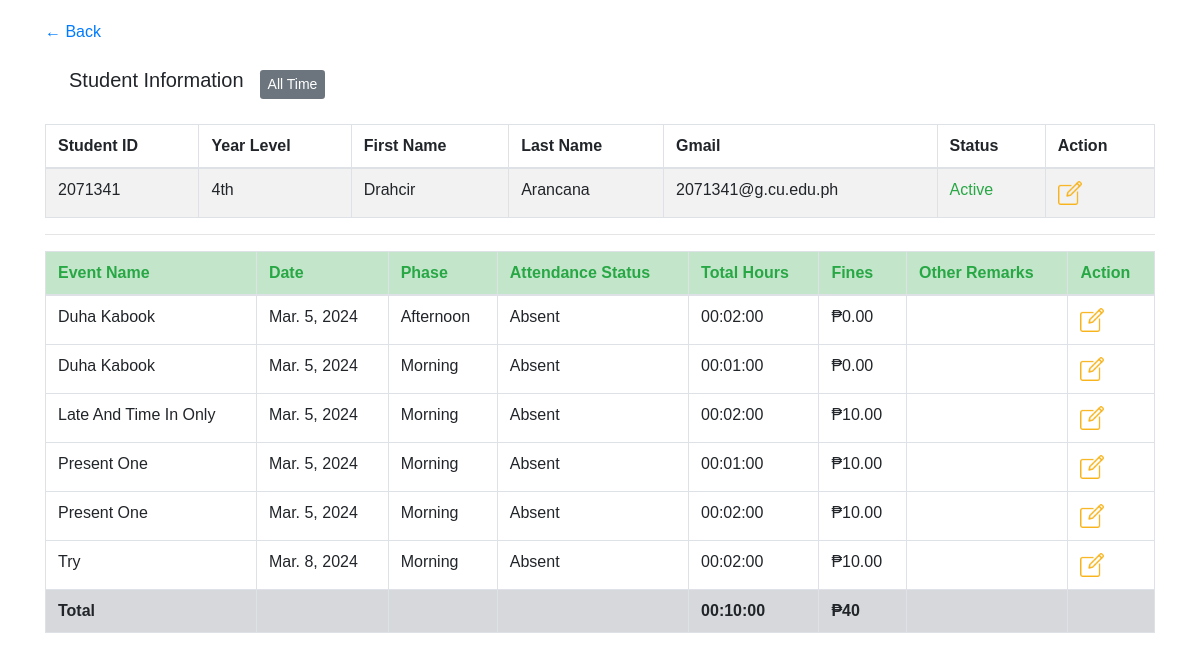
/includes/search.php?id=2071341 (signed in), run on the app's committed database.
### tables this page shows
CREATE TABLE `tbl_students` (
  `student_id` mediumint(9) NOT NULL,
  `first_name` varchar(50) NOT NULL,
  `last_name` varchar(50) NOT NULL,
  `gmail` varchar(50) NOT NULL,
  `year_level` enum('1st','2nd','3rd','4th') DEFAULT NULL,
  `status` enum('Active','Inactive') NOT NULL DEFAULT 'Active'
);

CREATE TABLE `tbl_events` (
  `event_id` int(3) NOT NULL,
  `event_name` varchar(50) NOT NULL,
  `event_description` varchar(100) NOT NULL,
  `event_venue` varchar(50) NOT NULL,
  `school_year_id` int(3) NOT NULL,
  `event_date` date NOT NULL,
  `fines` decimal(6,2) NOT NULL
);

### includes/search.php (the view, shortened to what this page needs)
<?php
require_once('../config/constant.php');
$schoolYear =  $_SESSION['sch_year'];
if (isset($_GET['id'])) {
    $student_id = htmlspecialchars(strip_tags($_GET['id']));
    $status = 'TimeInOnly';
    $query = 'SELECT *
    FROM tbl_students
    WHERE (student_id = :student_id OR first_name = :student_id OR last_name = :student_id);
    ';
    $stmt = $conn->prepare($query);
    $stmt->bindValue(':student_id', $student_id);
    $stmt->execute();
    $allTime = isset($_GET['all_time']) && $_GET['all_time'] == 1;
    $whereClause = $allTime ? '' : 'AND (
                            YEAR(tbl_events.event_date) < YEAR(CURDATE())
                            OR (
                                YEAR(tbl_events.event_date) = YEAR(CURDATE())
                                AND DATE_FORMAT(tbl_events.event_date, "%m%d") <= DATE_FORMAT(CURDATE(), "%m%d")
                            )
                        )';
    $queryInfo = "SELECT
                    tbl_events.school_year_id,
                    tbl_events.event_id,
                    tbl_events.event_name,
                    tbl_events.event_date,
                    tbl_event_sched.phases,
                    COALESCE(tbl_event_attendance.att_status, 'Absent') AS Attendance_Status,
                    CASE
                        WHEN tbl_event_attendance.att_status IS NOT NULL AND tbl_event_attendance.att_status <> :stat AND tbl_event_attendance.time_late = '00:00:00' THEN '00:00:00'
                        WHEN tbl_event_attendance.time_late > '00:00:00' AND tbl_event_attendance.att_status <> :stat THEN tbl_event_attendance.time_late
                        ELSE COALESCE(
                            SEC_TO_TIME(SUM(TIMESTAMPDIFF(SECOND, tbl_event_sched.timein, tbl_event_sched.timeout)))
                        )
                    END AS time_late,
                    COALESCE(tbl_event_attendance.remarks, '') AS remarks,
                    CASE
                        WHEN tbl_event_attendance.att_status IS NULL OR tbl_event_attendance.att_status = :stat THEN tbl_events.fines
                        ELSE '0.00'  -- Exclude fines when att_status has a value
                    END AS Fines
                FROM
                    tbl_events
                LEFT JOIN
                    tbl_event_sched ON tbl_events.event_id = tbl_event_sched.event_id
                LEFT JOIN
                    tbl_event_attendance ON tbl_event_sched.schedule_id = tbl_event_attendance.schedule_id
                        AND tbl_event_attendance.student_id = :studentID
                WHERE
                    tbl_events.school_year_id = :schoolYear
                    $whereClause
                GROUP BY
                    tbl_events.event_id,
                    tbl_events.school_year_id,
                    tbl_events.event_name,
                    tbl_events.event_date,
                    tbl_event_sched.phases,
                    tbl_event_attendance.att_status,
                    tbl_event_attendance.time_late,
                    tbl_event_attendance.remarks,
                    tbl_events.fines
                ORDER BY
                    tbl_events.event_date ASC;
                ";
    $stmtInfo = $conn->prepare($queryInfo);
    $stmtInfo->bindValue(':studentID', $student_id);
    $stmtInfo->bindValue(':schoolYear', $schoolYear);
    $stmtInfo->bindValue(':stat', $status);
    $stmtInfo->execute();
  } else {
    $previous_page_url = (isset($_SERVER['HTTP_REFERER'])) ? $_SERVER['HTTP_REFERER'] : INDEX;
    header("Location: $previous_page_url");
    die();
  }
?>
<!DOCTYPE html>
<html lang="en">
<head>
    <link rel="stylesheet" href="https://maxcdn.bootstrapcdn.com/bootstrap/4.0.0/css/bootstrap.min.css">
</head>
<body>
    <div class="container">
        <a href="javascript:history.back()"> ← Back</a>
        <div class="d-flex justify-content-start align-items-center m-4" style="gap: 1rem;">
            <h5>Student Information</h5>
            <a href="javascript:void(0);" id="allTimeButton" class="btn-sm btn-secondary">All Time</a>
        </div>
        <table class="table table-bordered table-striped">
            <thead>
                <tr>
                    <th>Student ID</th>
                    <th>Year Level</th>
                    <th>First Name</th>
                    <th>Last Name</th>
                    <th>Gmail</th>
                    <th>Status</th>
                    <?php if($_SESSION['role'] == ACCOUNT_TYPE_A){?>
                        <th>Action</th>
                    <?php }?>
                </tr>
            </thead>
            <tbody>
                <?php while($row = $stmt->fetch()) {?>
                <tr>
                    <td><?php echo $row['student_id'];?></td>
                    <td><?php echo $row['year_level'];?></td>
                    <td><?php echo $row['first_name'];?></td>
                    <td><?php echo $row['last_name'];?></td>
                    <td><?php echo $row['gmail'];?></td>
                        <?php if($row['status'] == 'Active'){?>
                            <td class="text-success"><?php echo $row['status'];?></td>
                        <?php }else{?>
                            <td class="text-danger"><?php echo $row['status'];?></td>
                        <?php }?>
                        <?php if($_SESSION['role'] == ACCOUNT_TYPE_A){?>
                            <td>
                                <a class="edit" data-id="<?php echo $row['student_id']; ?>" href="#">
                                    <img class="table-icon" src="../icons/edit.png" alt="edit">
                                </a>
                            </td>
                        <?php }?>
                </tr>
                <?php
                }?>
            </tbody>
        </table>
        <hr>
        <table class="table table-bordered table-hover text-capitalize">
            <thead class="text-success">
                <tr class=table-success>
                    <th>Event Name</th>
                    <th>Date</th>
                    <th>Phase</th>
                    <th>Attendance Status</th>
                    <th>Total Hours</th>
                    <th>Fines</th>
                    <th>Other Remarks</th>
                    <?php if($_SESSION['role'] == ACCOUNT_TYPE_A){?>
                        <th>Action</th>
                    <?php }?>
                </tr>
            </thead>
            <tbody>
            <?php
                $totalFines = 0;
                $totalTimeLate = 0;
                while ($row = $stmtInfo->fetch()) {
            ?>
                    <tr>
                        <td><?php echo $row['event_name']; ?></td>
                        <td><?php echo date('M. j, Y', strtotime($row['event_date'])); ?></td>
                        <td><?php echo $row['phases']; ?></td>
                        <td><?php echo $row['Attendance_Status']; ?></td>
                        <td><?php echo date('H:i:s', strtotime($row['time_late'])); ?></td>
                        <td><?php echo '₱' . $row['Fines']; ?></td>
                        <td><?php echo $row['remarks']; ?></td>
                        <?php if($_SESSION['role'] == ACCOUNT_TYPE_A){?>
                            <td>
                                <a class="editEvent" data-id="<?php echo $row['event_id']; ?>" href="#">
                                    <img class="table-icon" src="../icons/edit.png" alt="edit">
                                </a>
                            </td>
                        <?php }?>
                    </tr>
                    <?php
                        $totalFines += floatval($row['Fines']);
                        if ($row['time_late'] !== '00:00:00') {
                            $timeLateParts = explode(':', $row['time_late']);
                            $totalTimeLate += ($timeLateParts[0] * 3600) + ($timeLateParts[1] * 60) + $timeLateParts[2];
                        }
                        }
                    ?>
                <tr class="table-secondary font-weight-bold">
                    <td>Total</td>
                    <td></td>
                    <td></td>
                    <td></td>
                    <td><?php echo gmdate('H:i:s', $totalTimeLate); ?></td>
                    <td><?php echo '₱' . $totalFines; ?></td>
                    <td></td>
                    <?php if($_SESSION['role'] == ACCOUNT_TYPE_A){?>
                        <td></td>
                    <?php }?>
                </tr>
            </tbody>
        </table>
    </div>
</body>
</html>

### includes/search.php (style rules this page uses)
* { --colorGreen: #36c574; }
body { padding: 20px; font-family: Arial, sans-serif; }
img { width: 1.5rem; height: 1.5rem; }

### data on the page
tbl_students: student_id "2071341", year_level "4th", first_name "Drahcir", last_name "Arancana", gmail "2071341@g.cu.edu.ph", status "Active"
tbl_events: event_name "Duha Kabook", event_date "Mar. 5, 2024", phases "Afternoon", Attendance_Status "Absent", time_late "00:02:00", Fines "0.00", phases "Morning", time_late "00:01:00"
tbl_events: event_name "Late And Time In Only", event_date "Mar. 5, 2024", phases "Morning", Attendance_Status "Absent", time_late "00:02:00", Fines "10.00"
tbl_events: event_name "Present One", event_date "Mar. 5, 2024", phases "Morning", Attendance_Status "Absent", time_late "00:01:00", Fines "10.00"
tbl_events: event_name "Present One", event_date "Mar. 5, 2024", phases "Morning", Attendance_Status "Absent", time_late "00:02:00", Fines "10.00"
tbl_events: event_name "Try", event_date "Mar. 8, 2024", phases "Morning", Attendance_Status "Absent", time_late "00:02:00", Fines "10.00"

### other printed values
gmdate('H:i:s', $totalTimeLate) "00:10:00"
$totalFines "40"
